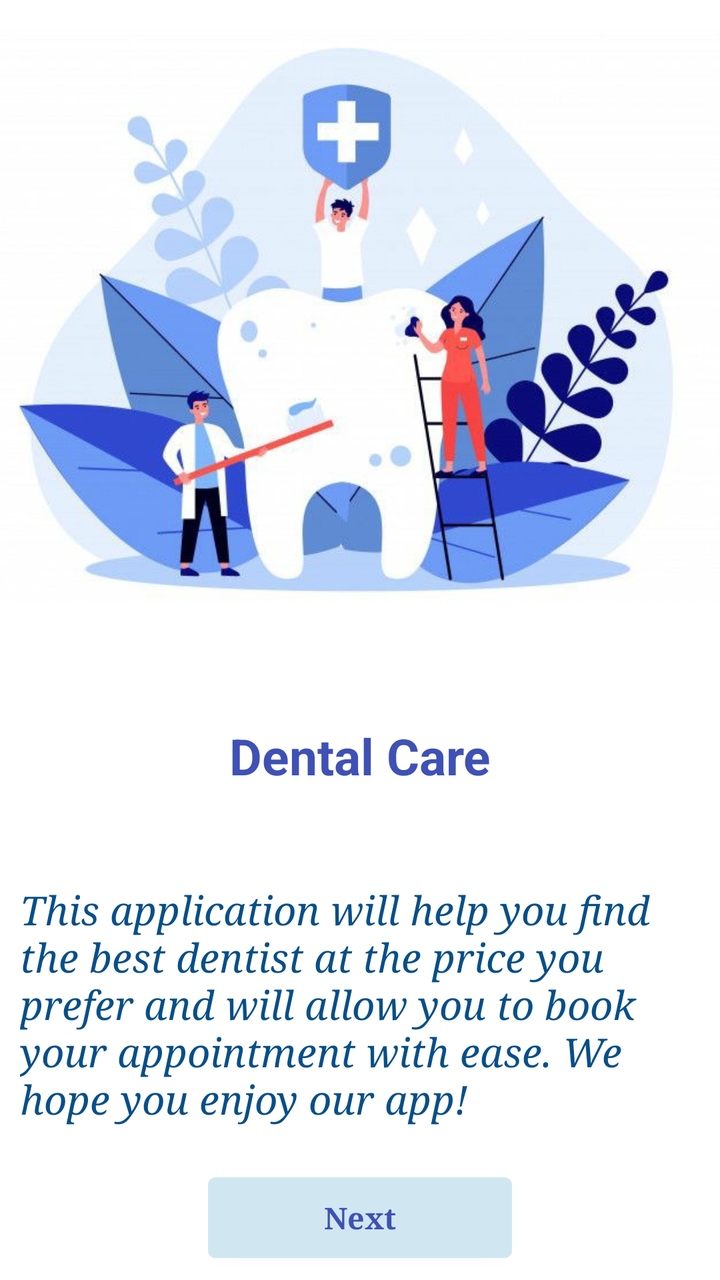
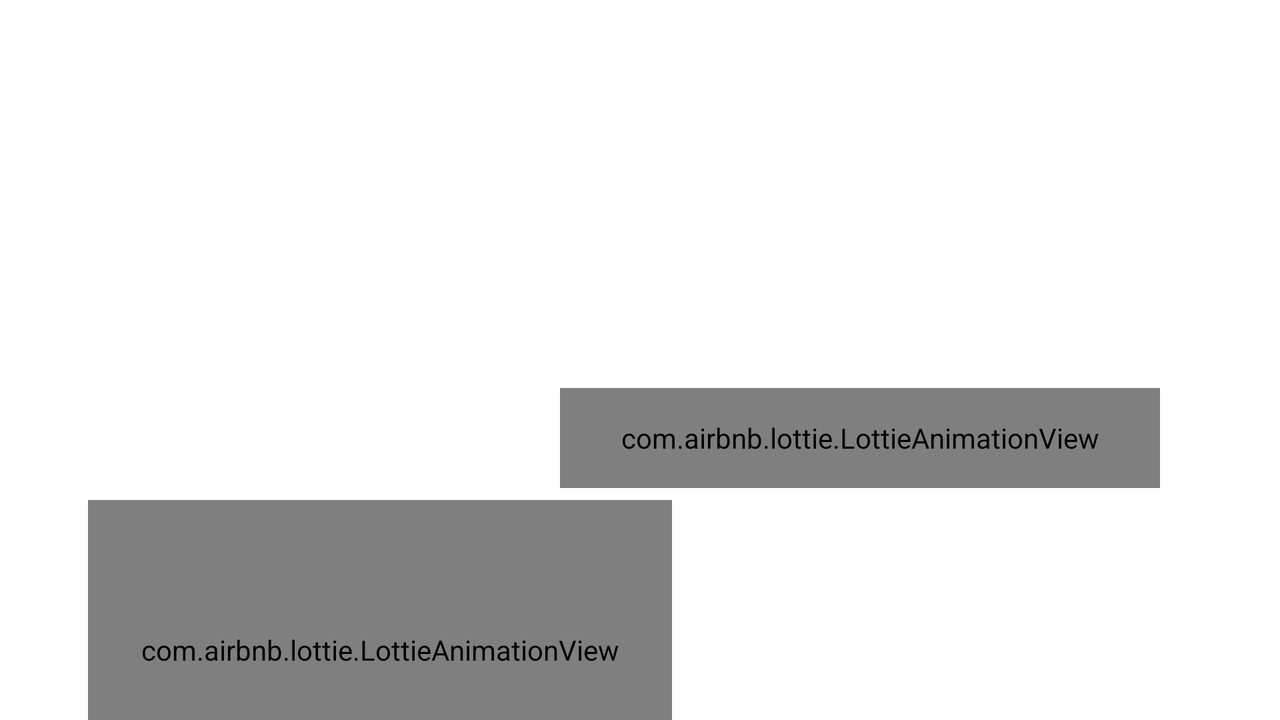

One screen, two layout resources from the same app: the default and the repository's alternative for another configuration. Each is rendered where Android would select it; the XML of both is given below.
<!-- AndroidManifest.xml: application theme Theme.Booking -->
<!-- res/layout/fragment_welcome.xml -->
<?xml version="1.0" encoding="utf-8"?>
<androidx.constraintlayout.widget.ConstraintLayout xmlns:android="http://schemas.android.com/apk/res/android"
    xmlns:tools="http://schemas.android.com/tools"
    android:layout_width="match_parent"
    android:layout_height="match_parent"
    xmlns:app="http://schemas.android.com/apk/res-auto"
    tools:context=".WelcomeFragment">

    <ImageView
        android:id="@+id/imageView2"
        android:layout_width="wrap_content"
        android:layout_height="0dp"
        android:layout_gravity="center"
        android:layout_marginBottom="37dp"
        android:layout_weight="1"
        android:src="@drawable/dentalimg"
        app:layout_constraintBottom_toTopOf="@+id/txt_appName"
        app:layout_constraintEnd_toEndOf="parent"
        app:layout_constraintStart_toStartOf="parent"
        app:layout_constraintTop_toTopOf="parent"
        app:layout_constraintVertical_bias="0.0" />

    <TextView
        android:id="@+id/txt_appName"
        android:layout_width="wrap_content"
        android:layout_height="wrap_content"
        android:layout_gravity="center"
        android:layout_marginTop="8dp"
        android:layout_marginBottom="32dp"
        android:text="@string/app_name"
        android:textColor="@color/my_color2"
        android:textSize="25sp"
        android:textStyle="bold"
        app:layout_constraintBottom_toTopOf="@+id/txt_appDes"
        app:layout_constraintEnd_toEndOf="parent"
        app:layout_constraintStart_toStartOf="parent"
        app:layout_constraintTop_toBottomOf="@+id/imageView2" />

    <TextView
        android:id="@+id/txt_appDes"
        style="@style/custom_style"
        android:layout_width="wrap_content"
        android:layout_height="wrap_content"
        android:layout_gravity="center"
        android:layout_marginStart="8dp"
        android:layout_marginTop="8dp"
        android:layout_marginEnd="8dp"
        android:layout_marginBottom="8dp"
        android:text="@string/App_desc"
        android:textColor="@color/newcolor"
        android:textSize="20sp"
        android:textStyle="italic"
        app:layout_constraintBottom_toTopOf="@+id/btn_next"
        app:layout_constraintEnd_toEndOf="parent"
        app:layout_constraintStart_toStartOf="parent"
        app:layout_constraintTop_toBottomOf="@+id/txt_appName"
        app:layout_constraintVertical_bias="0.0" />

    <Button
        android:id="@+id/btn_next"
        style="@style/custom_style"
        android:layout_width="152dp"
        android:layout_height="wrap_content"
        android:layout_gravity="right"
        android:layout_marginTop="5dp"
        android:layout_marginBottom="8dp"
        android:backgroundTint="@color/my_color"
        android:text="@string/next"
        android:textColor="@color/my_color2"
        android:textStyle="bold"
        app:layout_constraintBottom_toBottomOf="parent"
        app:layout_constraintEnd_toEndOf="parent"
        app:layout_constraintStart_toStartOf="parent"
        app:layout_constraintTop_toBottomOf="@+id/txt_appDes" />

</androidx.constraintlayout.widget.ConstraintLayout>
<!-- resources referenced by this layout -->
<resources>
  <color name="my_color">#D0E7F1</color>
  <color name="my_color2">#3F51B5</color>
  <color name="newcolor">#074F88</color>
  <!-- drawable dentalimg: png bitmap (drawable, 41340 bytes) -->
  <string name="App_desc">This application will help you find the best dentist at the price you prefer and will allow you to book your appointment with ease. We hope you enjoy our app! </string>
  <string name="app_name">Dental Care</string>
  <string name="next">Next</string>
  <style name="custom_style">
          <item name="android:layout_margin">5dp</item>
          <item name="android:padding">10dp</item>
          <item name="android:textSize">15sp</item>
          <item name="android:textColor">#3F3E3E</item>
          <item name="android:textStyle">bold</item>
          <item name="android:textAppearance">@style/TextAppearance.AppCompat</item>
          <item name="android:typeface">serif</item>
  
      </style>
  <style name="Theme.Booking" parent="Theme.MaterialComponents.DayNight.NoActionBar">
          <item name="colorPrimary">@color/purple_500</item>
          <item name="colorPrimaryVariant">@color/purple_700</item>
          <item name="colorOnPrimary">@color/white</item>
          <item name="colorSecondary">@color/teal_200</item>
          <item name="colorSecondaryVariant">@color/teal_700</item>
          <item name="colorOnSecondary">@color/black</item>
          <item name="android:statusBarColor" tools:targetApi="l">?attr/colorPrimaryVariant</item>
      </style>
  <color name="purple_500">#FF6200EE</color>
  <color name="purple_700">#FF3700B3</color>
  <color name="white">#FFFFFFFF</color>
  <color name="teal_200">#9DC5F4</color>
  <color name="teal_700">#FF018786</color>
  <color name="black">#FF000000</color>
</resources>
<!-- res/layout-land/fragment_welcome.xml (the repository's variant of the layout above) -->
<!-- drawn on the phone turned sideways -->
<?xml version="1.0" encoding="utf-8"?>
<androidx.constraintlayout.widget.ConstraintLayout xmlns:android="http://schemas.android.com/apk/res/android"
    xmlns:app="http://schemas.android.com/apk/res-auto"
    xmlns:tools="http://schemas.android.com/tools"
    android:layout_width="match_parent"
    android:layout_height="match_parent"
    android:gravity="center"
    android:orientation="horizontal"
    tools:context=".MainActivity">


    <TextView
        android:id="@+id/textView7"
        android:layout_width="wrap_content"
        android:layout_height="wrap_content"
        android:layout_marginEnd="12dp"
        android:paddingStart="10dp"
        android:text="@string/qoutes4"
        android:textColor="@color/my_color2"
        android:textSize="25sp"
        android:textStyle="bold"
        app:layout_constraintEnd_toEndOf="parent"
        app:layout_constraintTop_toBottomOf="@+id/textView4" />

    <TextView
        android:id="@+id/textView6"
        android:layout_width="wrap_content"
        android:layout_height="wrap_content"
        android:layout_marginStart="493dp"
        android:paddingStart="10dp"
        android:text="@string/qoutes3"
        android:textColor="@color/my_color2"
        android:textSize="15sp"
        app:layout_constraintEnd_toEndOf="parent"
        app:layout_constraintTop_toBottomOf="@id/textView5"
        app:layout_constraintHorizontal_bias="1.0"
        app:layout_constraintStart_toStartOf="parent"
        tools:layout_editor_absoluteY="400dp" />

    <TextView
        android:id="@+id/textView5"
        android:layout_width="wrap_content"
        android:layout_height="wrap_content"
        android:paddingStart="10dp"
        android:text="@string/qoutes2"
        android:textColor="@color/my_color2"
        android:textSize="25sp"
        android:textStyle="bold"
        app:layout_constraintEnd_toEndOf="parent"
        app:layout_constraintTop_toBottomOf="@+id/lottieAnimationView" />

    <TextView
        android:id="@+id/textView4"
        android:layout_width="wrap_content"
        android:layout_height="wrap_content"
        android:layout_marginEnd="16dp"
        android:paddingStart="10dp"
        android:text="@string/qoutes"
        android:textColor="@color/my_color2"
        android:textSize="15sp"
        app:layout_constraintEnd_toStartOf="@+id/textView5"
        app:layout_constraintTop_toBottomOf="@+id/lottieAnimationView" />

    <com.airbnb.lottie.LottieAnimationView
        android:id="@+id/lottieAnimationView"
        android:layout_width="292dp"
        android:layout_height="150dp"
        android:layout_marginStart="44dp"
        android:layout_marginTop="250dp"
        app:layout_constraintStart_toStartOf="parent"
        app:layout_constraintTop_toTopOf="parent"
        app:lottie_autoPlay="true"
        app:lottie_rawRes="@raw/welcome1" />

    <com.airbnb.lottie.LottieAnimationView
        android:id="@+id/lottieAnimationView1"
        android:layout_width="300dp"
        android:layout_height="50dp"
        android:layout_marginEnd="60dp"
        android:layout_marginBottom="156dp"
        app:layout_constraintBottom_toTopOf="@+id/textView5"
        app:layout_constraintEnd_toEndOf="parent"
        app:lottie_autoPlay="true"
        app:lottie_rawRes="@raw/welcome4" />


</androidx.constraintlayout.widget.ConstraintLayout>
<!-- resources referenced by the variant -->
<!-- as the phone turned sideways resolves them -->
<resources>
  <color name="my_color2">#3F51B5</color>
  <string name="qoutes">Smiling is</string>
  <string name="qoutes2">FUN</string>
  <string name="qoutes3">With</string>
  <string name="qoutes4">HEALTHY TEETH</string>
  <style name="Theme.Booking" parent="Theme.MaterialComponents.DayNight.NoActionBar">
          <item name="colorPrimary">@color/purple_500</item>
          <item name="colorPrimaryVariant">@color/purple_700</item>
          <item name="colorOnPrimary">@color/white</item>
          <item name="colorSecondary">@color/teal_200</item>
          <item name="colorSecondaryVariant">@color/teal_700</item>
          <item name="colorOnSecondary">@color/black</item>
          <item name="android:statusBarColor" tools:targetApi="l">?attr/colorPrimaryVariant</item>
      </style>
  <color name="purple_500">#FF6200EE</color>
  <color name="purple_700">#FF3700B3</color>
  <color name="white">#FFFFFFFF</color>
  <color name="teal_200">#9DC5F4</color>
  <color name="teal_700">#FF018786</color>
  <color name="black">#FF000000</color>
</resources>
